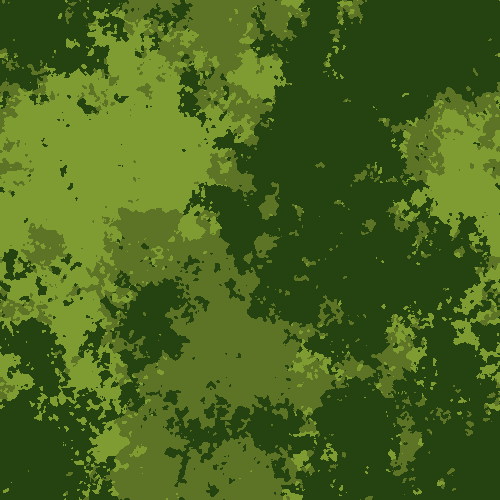
#> input picture GUI/Camo.png, 500 x 500 px; its folder holds only this picture in this run
$ python -i gui.py   (imports and definitions only)
#> lines starting #> are read from the running program, lines starting #| are printed output that depends on the picture
# This GUI generated by the Tkinter Designer by Parth Jadhav
# https://github.com/ParthJadhav/Tkinter-Designer

import os
from pathlib import Path
import ctypes
import numpy as np
from PIL import Image, ImageTk
import warnings
# [1 line not run here, left out]
from skimage.filters.rank import modal
from tkinter import messagebox
# from tkinter import *
from tkinter import Tk, Canvas, Entry, Text, Button, PhotoImage, IntVar, Checkbutton, filedialog

# path

OUTPUT_PATH = Path(__file__).parent.resolve()
ASSETS_PATH = OUTPUT_PATH / "assets" / "frame0"

###################### Relative path ######################
def relative_to_assets(path: str) -> Path:
    return ASSETS_PATH / Path(path)

###################### UI ######################
# Create the GUI
# [3 lines not run here, left out]
# [1 line that did not run here, left out]
# [11 lines not run here, left out]
###### open image button ######
button_image_1 = PhotoImage(file=relative_to_assets("button_1.png"))
button_1 = Button(image=button_image_1,borderwidth=0,highlightthickness=0,command=lambda: load_image(),relief="flat")
# [4 lines not run here, left out]
###### save camo button ######
button_image_2 = PhotoImage(file=relative_to_assets("button_2.png"))
button_2 = Button(image=button_image_2,borderwidth=0,highlightthickness=0,command=lambda: save_generated_camo(),relief="flat")
# [1 line not run here, left out]
###### generate camo button ######
button_image_3 = PhotoImage(file=relative_to_assets("button_3.png"))
button_3 = Button(image=button_image_3,borderwidth=0,highlightthickness=0,command=lambda: generate_pattern_from_entries(),relief="flat")
# [4 lines not run here, left out]

############## C value entry box ##############
entry_image_Cvalue = PhotoImage(file=relative_to_assets("entry_2.png"))
# [1 line that did not run here, left out]
entry_Cvalue = Entry(bd=0,bg="#D1D8DE",fg="#000716",highlightthickness=0)
# [1 line not run here, left out]

############## Number of colors entry box ##############
#entry_image_Numcolor = PhotoImage(file=relative_to_assets("entry_4.png"))
#entry_bg_Numcolor = canvas.create_image(336.0,188.0,image=entry_image_Numcolor)
entry_Numcolor = Entry(bd=0,bg="#FFFFFF",fg="#000716",highlightthickness=0)
# [1 line not run here, left out]

# Group Cl: Color entries
entry_image_Cl1 = PhotoImage(file=relative_to_assets("entry_1.png"))
# [1 line that did not run here, left out]
entry_Cl1 = Entry(bd=0, bg="#D1D8DE", fg="#000716", highlightthickness=0)
# [1 line not run here, left out]

entry_image_Cl2 = PhotoImage(file=relative_to_assets("entry_5.png"))
# [1 line that did not run here, left out]
entry_Cl2 = Entry(bd=0, bg="#D1D8DE", fg="#000716", highlightthickness=0)
# [1 line not run here, left out]

entry_image_Cl3 = PhotoImage(file=relative_to_assets("entry_7.png"))
# [1 line that did not run here, left out]
entry_Cl3 = Entry(bd=0, bg="#D1D8DE", fg="#000716", highlightthickness=0)
# [1 line not run here, left out]

entry_image_Cl4 = PhotoImage(file=relative_to_assets("entry_9.png"))
# [1 line that did not run here, left out]
entry_Cl4 = Entry(bd=0, bg="#D1D8DE", fg="#000716", highlightthickness=0)
# [1 line not run here, left out]

entry_image_Cl5 = PhotoImage(file=relative_to_assets("entry_11.png"))
# [1 line that did not run here, left out]
entry_Cl5 = Entry(bd=0, bg="#D1D8DE", fg="#000716", highlightthickness=0)
# [1 line not run here, left out]

# Group P: Percent entries
entry_image_p1 = PhotoImage(file=relative_to_assets("entry_3.png"))
# [1 line that did not run here, left out]
entry_p1 = Entry(bd=0, bg="#D1D8DE", fg="#000716", highlightthickness=0)
# [1 line not run here, left out]

entry_image_p2 = PhotoImage(file=relative_to_assets("entry_6.png"))
# [1 line that did not run here, left out]
entry_p2 = Entry(bd=0, bg="#D1D8DE", fg="#000716", highlightthickness=0)
# [1 line not run here, left out]

entry_image_p3 = PhotoImage(file=relative_to_assets("entry_8.png"))
# [1 line that did not run here, left out]
entry_p3 = Entry(bd=0, bg="#D1D8DE", fg="#000716", highlightthickness=0)
# [1 line not run here, left out]

entry_image_p4 = PhotoImage(file=relative_to_assets("entry_10.png"))
# [1 line that did not run here, left out]
entry_p4 = Entry(bd=0, bg="#D1D8DE", fg="#000716", highlightthickness=0)
# [1 line not run here, left out]

entry_image_p5 = PhotoImage(file=relative_to_assets("entry_12.png"))
# [1 line that did not run here, left out]
entry_p5 = Entry(bd=0, bg="#D1D8DE", fg="#000716", highlightthickness=0)
# [1 line not run here, left out]
# create 2 entry boxes for camo size
entry_size1 = Entry( bd=0, bg="#FFFFFF", fg="#000716", highlightthickness=0)
entry_size2 = Entry( bd=0, bg="#FFFFFF", fg="#000716", highlightthickness=0)
# [18 lines not run here, left out]

# Create 5 small rectangles to show the color extracted from the image.

# [1 line that did not run here, left out]
# [1 line that did not run here, left out]
# [1 line that did not run here, left out]
# [1 line that did not run here, left out]
# [1 line that did not run here, left out]

# Create a check box for pixel style camo
pixel_style = IntVar()
# [1 line not run here, left out]
# [1 line that did not run here, left out]
# [1 line not run here, left out]

# create entry for pixel size
entry_pixel_size = Entry(bd=0, bg="#FFFFFF", fg="#000716", highlightthickness=0)
# [2 lines not run here, left out]


##################### Functions Bellow #####################

###### Temp image ######
current_generated_image = None
loaded_image = None
###################### Color extraction ######################
# [13 lines left out: function median_cut, not called in this run]

def get_palette(boxes):
    return [tuple(map(int, np.mean(box, axis=0))) for box in boxes]

def convert_palette_to_hex(palette):
    return [f"{r:02x}{g:02x}{b:02x}" for r, g, b in palette]

# [11 lines left out: function extract_palette, not called in this run]
###################### Camogen ######################
# Convert hex color to RGB
def hex2rgb(hex: str):
    return [int(hex[i:i+2], 16) for i in (0, 2, 4)]

# Generate filtered noise image
# [93 lines left out: functions nat_filt_im, generate_pattern, pixelize_image, not called in this run]

####### Load image #######
# Load image in to Input image canvas when button_1 is clicked file explorer window should be open to select the image.
def load_image():
    global loaded_image
    # Open file explorer window to select the image
    from tkinter import filedialog
    file_path = filedialog.askopenfilename()
#> the answer given: Camo.png
    # display the image in the Input image canvas
    img = Image.open(file_path)
#> img is the input picture: PIL image 500x500 P; mean R, G, B 72.6, 100.7, 30.7
    img = img.resize((200, 200), Image.LANCZOS)
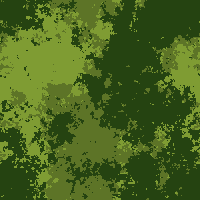
#> img: PIL image 200x200 P; mean R, G, B 72.6, 100.7, 30.7
    loaded_image = ImageTk.PhotoImage(img)
#> (the run stopped early here; a loop or call above may not have finished)
